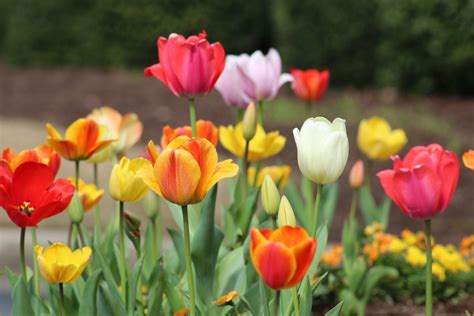
#> input picture image/tulip.jpeg, 474 x 316 px
$ jupyter execute homework-11.ipynb
#> lines starting #> are read from the running program, lines starting #| are printed output that depends on the picture
[cell 1]
import os
import cv2
import numpy as np
import matplotlib.pyplot as plt

paths = os.getcwd().split(os.sep)
paths[-2]='image'
paths[-1]='tulip.jpeg'
image_path = os.sep.join(paths)
# print(image_path)
if(os.path.exists(image_path)):
  print(image_path)
else:
  print("File not found")

img = cv2.imread(image_path, cv2.IMREAD_GRAYSCALE)
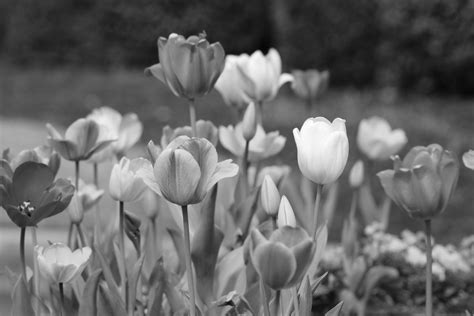
#> img: shape (316, 474); min 3, max 255, mean 104.5
N, M = img.shape
#> N = 316; M = 474
s = 64  # grid size

[cell 2]
def histogram_equalization_demo(image):
    """Histogram Equalization"""
    return cv2.equalizeHist(image)
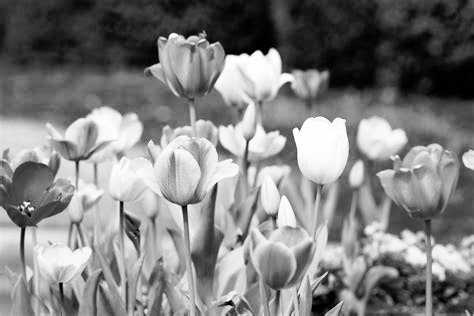
#> returned value: shape (316, 474); min 0, max 255, mean 128.2

def clahe_demo(image, clipLimit=2.0, tileGridSize=(8,8)):
    """Contrast Limited Adaptive Histogram Equalization (CLAHE)"""
#> called with clipLimit = 2, tileGridSize = (8, 8)
    clahe = cv2.createCLAHE(clipLimit=clipLimit, tileGridSize=tileGridSize)
    return clahe.apply(image)
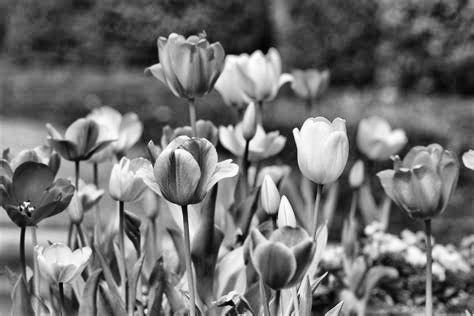
#> returned value: shape (316, 474); min 1, max 255, mean 112.7
#> call 2 of clahe_demo, with clipLimit = 5, tileGridSize = (8, 8)
#> in clahe_demo (call 2), `return clahe.apply(image)`:
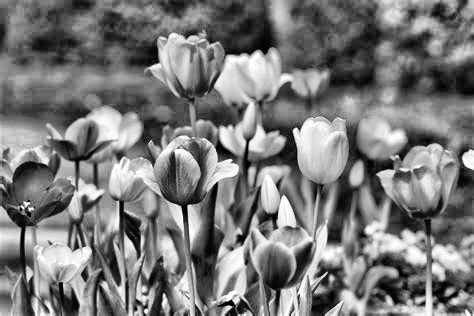
#> returned value: shape (316, 474); min 0, max 255, mean 121.2


def mozaik(img, s=64):
#> called with s = 64
    N, M = img.shape
#> N = 316; M = 474
    output = np.zeros_like(img)

    for i in range(0, N, s):
        for j in range(0, M, s):
            block = img[i:i+s, j:j+s]

            if (i+j) % 3 == 0:
                enhanced = cv2.equalizeHist(block)  # HE
            elif (i+j) % 3 == 1:
                clahe = cv2.createCLAHE(clipLimit=2.0, tileGridSize=(8,8))
                enhanced = clahe.apply(block)      # CLAHE
            else:
                block_float = block.astype(np.float32)
                max=np.max(block_float)
                min=np.min(block_float)
                enhanced = ((block_float - min) / (max - min) * 255).astype(np.uint8)  # Normalization

            output[i:i+s, j:j+s] = enhanced
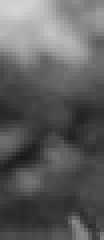
#> block: shape (60, 26) (shown 4 times larger); min 24, max 211, mean 93.8
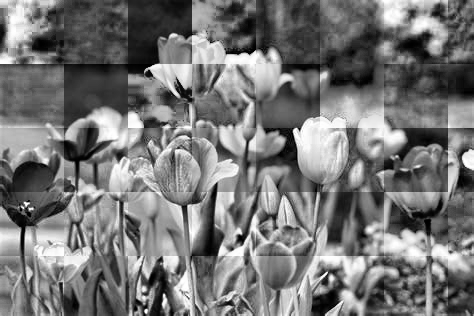
#> output: shape (316, 474); min 0, max 255, mean 118.3

    return output

[cell 3]
he = histogram_equalization_demo(img)
clahe = clahe_demo(img, clipLimit=2.0, tileGridSize=(8,8))
clahe_high = clahe_demo(img, clipLimit=5.0, tileGridSize=(8,8))
mozaik_img = mozaik(img, s=64)

plt.figure(figsize=(20,10))
plt.subplot(3,4,1)
plt.title('Original Image')
plt.imshow(img, cmap='gray')
plt.axis('off')
plt.subplot(3,4,2)
plt.title('Histogram Equalization')
plt.imshow(he, cmap='gray')
plt.axis('off')

plt.subplot(3,4,3)
plt.title('CLAHE (clipLimit=2.0)')
plt.imshow(clahe, cmap='gray')
plt.axis('off')

plt.subplot(3,4,4)
plt.title('CLAHE (clipLimit=5.0)')
plt.imshow(clahe_high, cmap='gray')
plt.axis('off')

plt.subplot(3,4,5)
plt.title('Mozaik')
plt.imshow(mozaik_img, cmap='gray')
plt.axis('off')

plt.show()

$ run again, with image/einstein.jpeg copied over image/tulip.jpeg
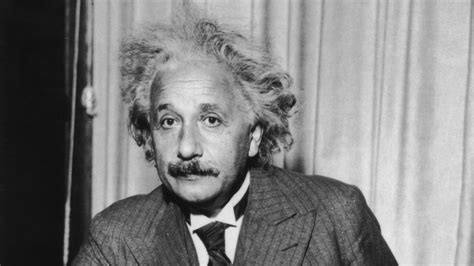
#> input picture image/einstein.jpeg, 474 x 266 px
#> img is the input picture: shape (266, 474); min 7, max 240, mean 129.5
#> in clahe_demo (call 2), `return clahe.apply(image)`:
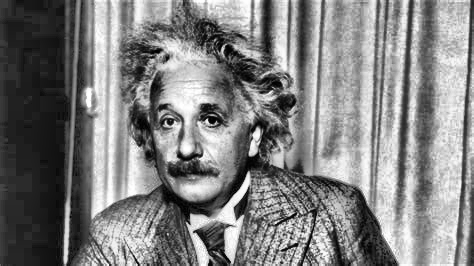
#> returned value: shape (266, 474); min 0, max 255, mean 127.9
#> after the loop in mozaik, `for i in range(0, N, s):`:
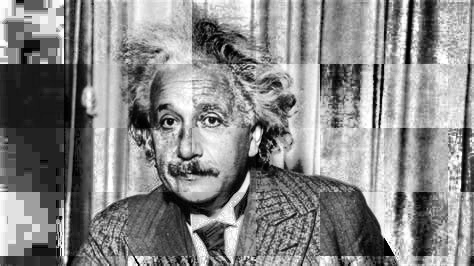
#> output: shape (266, 474); min 0, max 255, mean 135.7

$ run again, with image/flower.jpeg copied over image/tulip.jpeg
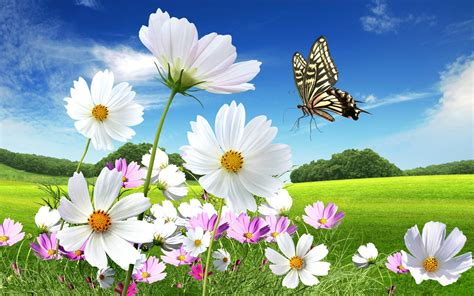
#> input picture image/flower.jpeg, 474 x 296 px
#> in clahe_demo (call 2), `return clahe.apply(image)`:
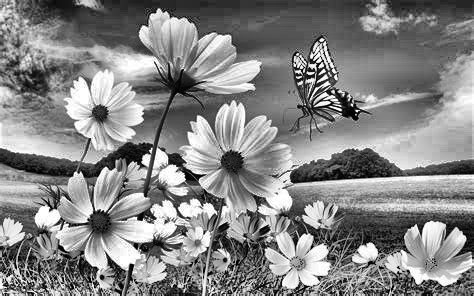
#> returned value: shape (296, 474); min 0, max 255, mean 133.2
#> after the loop in mozaik, `for i in range(0, N, s):`:
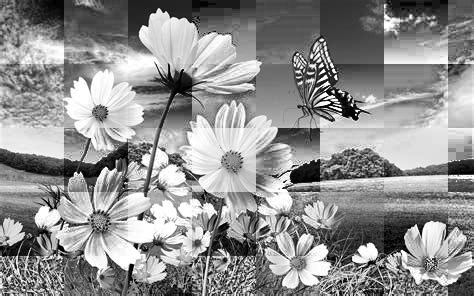
#> output: shape (296, 474); min 0, max 255, mean 144.4
